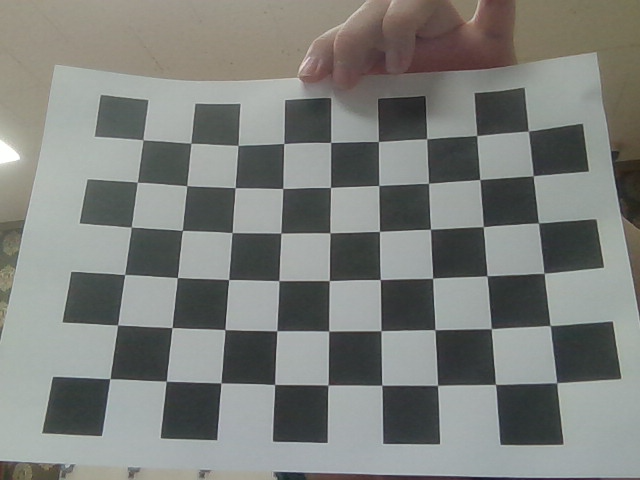
#> input picture day10/step/img/capture_20260410_163215.png, 640 x 480 px, given in place of run.png, which was not available
$ python svm_run.py
#> lines starting #> are read from the running program, lines starting #| are printed output that depends on the picture
import cv2
import cv2 as cv
import urllib.request

from sampledownload import get_sample
import numpy as np

# 방법 1: 강사 제공 샘플 이미지 사용

img = cv2.imread(get_sample('run.png'))
#> img is the input picture: shape (480, 640, 3); mean B, G, R 123.6, 127.5, 125.2
scale = 0.1
img_resized = cv.resize(img, (int(img.shape[1]*scale), int(img.shape[0]*scale)))
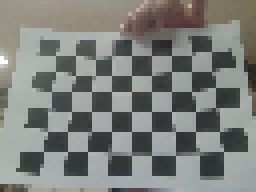
#> img_resized: shape (48, 64, 3) (shown 4 times larger); mean B, G, R 123.7, 127.7, 125.3
print(f"축소된 이미지 크기 :{img_resized.shape}") # 실제 크기 확인
#| 축소된 이미지 크기 :(48, 64, 3)
img_resized = cv.resize(img, (int(img.shape[1]*scale), int(img.shape[0]*scale)))


# 방법 2: 인터넷에서 다운로드

# URL에서 이미지를 받아와 저장

# url = "https://raw.githubusercontent.com/opencv/opencv/master/samples/data/messi5.jpg"

# 또는 다른 보행자 사진 URL 사용 가능

# urllib.request.urlretrieve(url, 'pedestrian.jpg')

# img = cv2.imread('pedestrian.jpg')

if img is None:

    print("Error: 이미지 로드 실패")

else:

    print(f"✅ 이미지 로드 성공: {img.shape}")
#| ✅ 이미지 로드 성공: (480, 640, 3)
#> (the run stopped early here; a loop or call above may not have finished)

$ run again, on day10/step/img/capture_20260410_163219.png
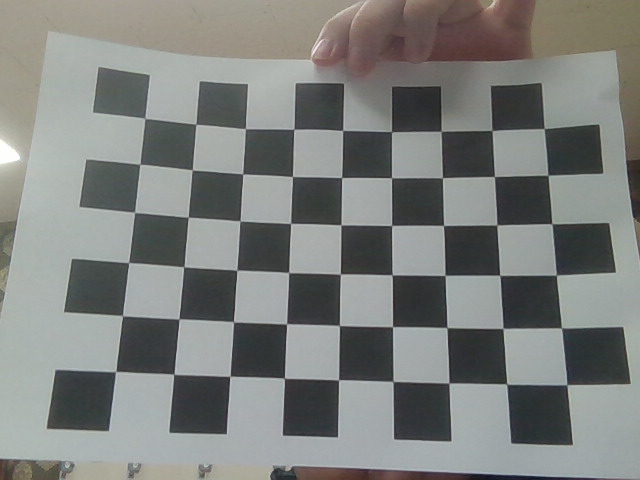
#> input picture day10/step/img/capture_20260410_163219.png, 640 x 480 px, given in place of run.png, which was not available
#> img is the input picture: shape (480, 640, 3); mean B, G, R 124.9, 127.7, 125.3
#> `img_resized = cv.resize(img, (int(img.shape[1]*scale), int(img.shape[0..`:
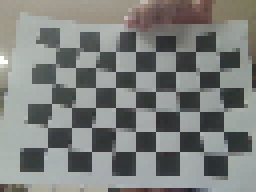
#> img_resized: shape (48, 64, 3) (shown 4 times larger); mean B, G, R 125, 127.9, 125.4
#| 축소된 이미지 크기 :(48, 64, 3)
#| ✅ 이미지 로드 성공: (480, 640, 3)

$ run again, on day10/step/img/capture_20260410_163220.png
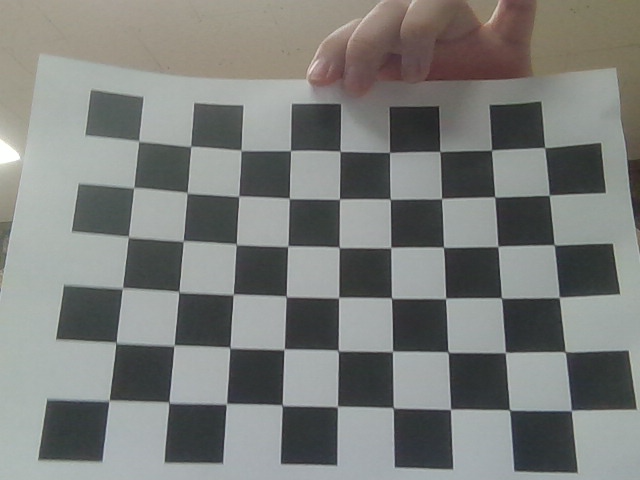
#> input picture day10/step/img/capture_20260410_163220.png, 640 x 480 px, given in place of run.png, which was not available
#> img is the input picture: shape (480, 640, 3); mean B, G, R 123, 126, 124
#> `img_resized = cv.resize(img, (int(img.shape[1]*scale), int(img.shape[0..`:
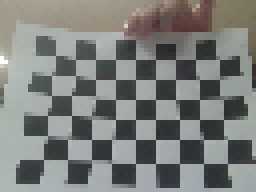
#> img_resized: shape (48, 64, 3) (shown 4 times larger); mean B, G, R 123.4, 126.4, 124.4
#| 축소된 이미지 크기 :(48, 64, 3)
#| ✅ 이미지 로드 성공: (480, 640, 3)

$ run again, on day10/step/img/capture_20260410_163221.png
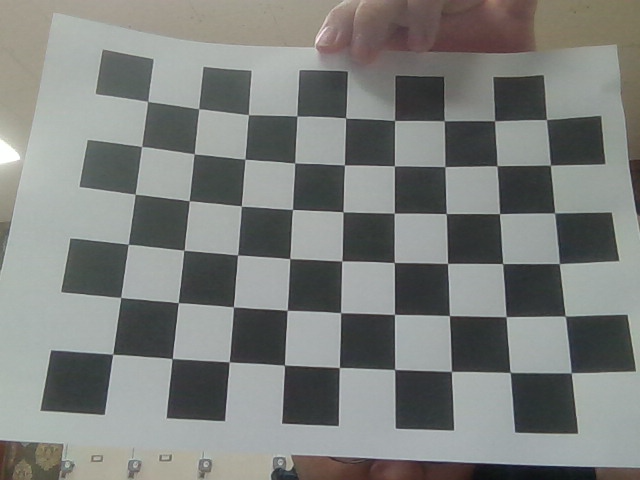
#> input picture day10/step/img/capture_20260410_163221.png, 640 x 480 px, given in place of run.png, which was not available
#> img is the input picture: shape (480, 640, 3); mean B, G, R 124.8, 127.8, 125.3
#> `img_resized = cv.resize(img, (int(img.shape[1]*scale), int(img.shape[0..`:
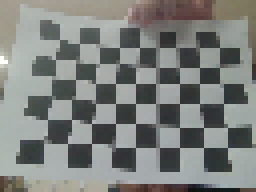
#> img_resized: shape (48, 64, 3) (shown 4 times larger); mean B, G, R 125.3, 128.2, 125.6
#| 축소된 이미지 크기 :(48, 64, 3)
#| ✅ 이미지 로드 성공: (480, 640, 3)
